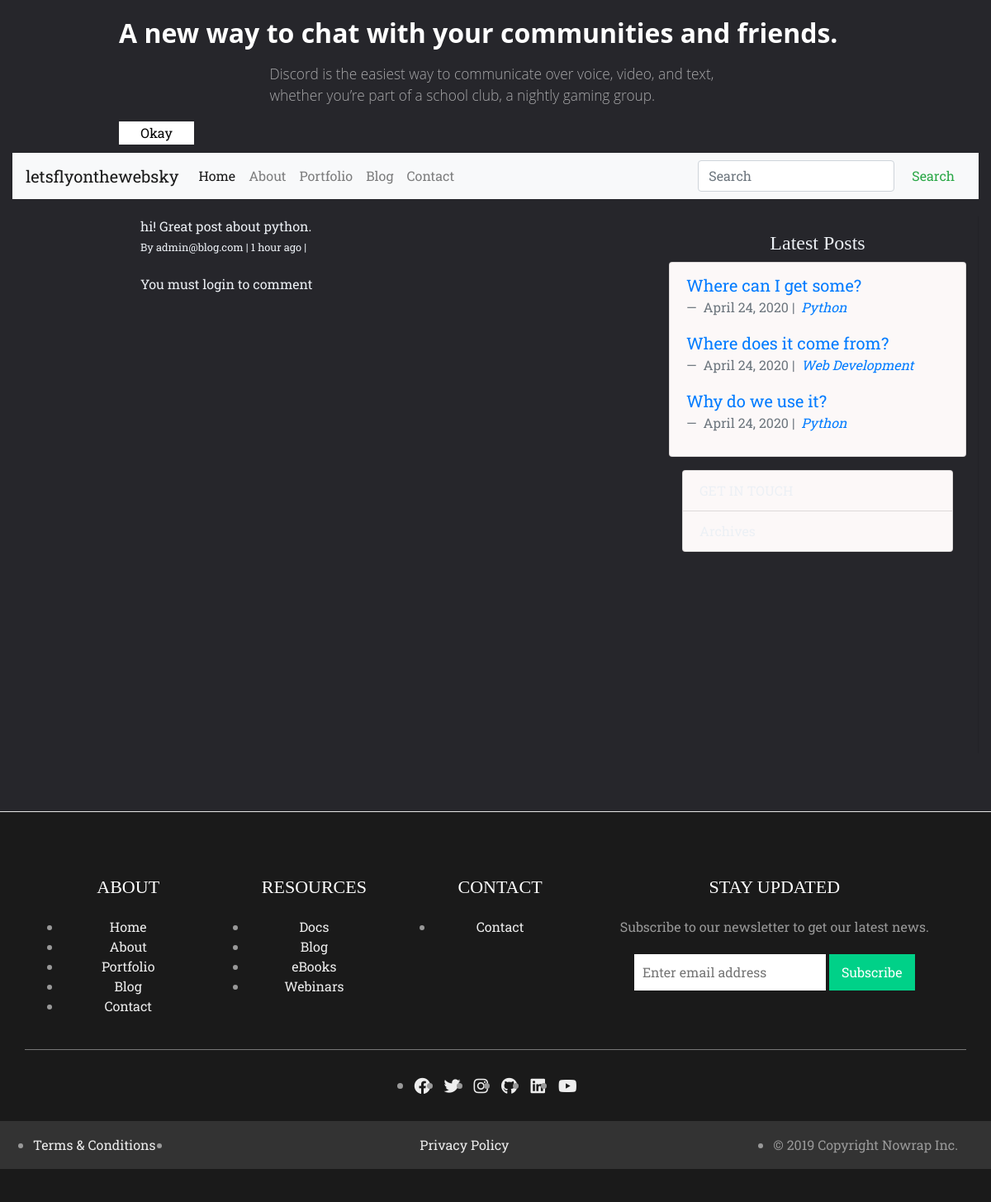
/blog/comments/1/, run on the app's committed database.
### blog/models.py (models this page shows, shortened)
class Comment(models.Model):
    user            = models.ForeignKey(settings.AUTH_USER_MODEL, on_delete=models.CASCADE)
    content_type    = models.ForeignKey(ContentType, on_delete=models.CASCADE)
    object_id       = models.PositiveIntegerField()
    content_object  = GenericForeignKey('content_type', 'object_id')
    parent          = models.ForeignKey('self', null=True, blank=True, on_delete=models.CASCADE)
    content         = models.TextField()
    timestamp       = models.DateTimeField(auto_now_add=True)
    objects = CommentManager()
    class Meta:
        ordering = ['-timestamp']
    def children(self): #replies
        return Comment.objects.filter(parent=self)

class Post(models.Model):
    main_image      = models.ImageField(upload_to='images/', blank=True)
    title           = models.CharField(max_length=255)
    slug            = models.SlugField(null=False, unique=True)
    body            = models.TextField()
    created_on      = models.DateTimeField(auto_now_add=True)
    status          = models.IntegerField(choices=STATUS, default=0)
    last_modified   = models.DateTimeField(auto_now=True)
    categories      = models.ManyToManyField('Category', related_name='posts')
    read_time       = models.IntegerField(default=0)
    number_of_views = models.IntegerField(default=0, null=True, blank=True)
    number_of_likes = models.IntegerField(default=0, null=True, blank=True)
    objects = models.Manager()
    class Meta:
        ordering = ['-created_on']

class Category(models.Model):
    name = models.CharField(max_length=20, db_index=True,unique=True)
    objects = models.Manager()

### accounts/models.py (models this page shows, shortened)
class CustomUser(AbstractBaseUser):
    email = models.EmailField(verbose_name='email address', max_length=60, unique=True)
    date_joined = models.DateTimeField(verbose_name='date joined', auto_now_add=True)
    last_login = models.DateTimeField(verbose_name='last login', auto_now=True)
    is_admin = models.BooleanField(default=False)
    is_active = models.BooleanField(default=True)
    objects = CustomUserManager()
    USERNAME_FIELD = 'email'
    REQUIRED_FIELDS = []
    def __str__(self):
        return self.email

### blog/views.py (the view, shortened to what this page needs)
# urls.py: path('comments/<int:pk>/', views.comment_thread, name='comment_thread'),
def comment_thread(request, pk):
    obj = get_object_or_404(Comment, pk=pk)
    form = CommentForm(request.POST or None)
    context = {
        'comment': obj,
        'form': form
    }
    return render(request, 'comment_thread.html', context)

### blog/forms.py
class CommentForm(forms.Form):
    parent_id = forms.IntegerField(widget=forms.HiddenInput, required=False)
    content = forms.CharField(label='', widget=forms.Textarea(
        attrs={
            "class": "form-control",
            "placeholder": "Leave a comment!",
            "rows": "5"
        })
    )

### blog/models.py (called while the page is built)
    def all(self):
        qs = super(CommentManager, self).filter(parent=None)
        return qs

### blog/templatetags/blog_tags.py (called while the page is built)
@register.inclusion_tag('_latest_posts.html')
def latest_posts():
    posts = Post.objects.filter(status=1)[:3]
    return {'posts': posts}

### blog/templates/comment_thread.html (shortened to what this page needs)
{% extends "base.html" %}
{% block page_content %}
<div class="col-md-8 offset-md-2">
        <p class="mb-0">{{ comment.content }}</p>
            <footer>
                <small> By {{ comment.user }} | {{comment.timestamp|timesince }} ago | </small>
            </footer>
            <div>
                {% if request.user.is_authenticated %}
                <form method="POST" action="."> {% csrf_token %}
                {{ form }}
                    <input type="hidden" name="parent_id" value="{{ comment.id }}">
                    <input type="submit" value="Reply" class="btn btn-primary">
                </form>
                {% else %}
                <p>You must login to comment </p>
                {% endif %}
            </div>
</div>
{% endblock %}

### blog/templates/_latest_posts.html
{% for entry in posts %}
<blockquote class="blockquote">
  <p class="mb-0"><a href="{% url 'blog_detail' entry.slug %}">{{ entry.title }}</a></p>
  <footer class="blockquote-footer">
    {{ entry.created_on.date }} |&nbsp;
    <cite title="Source Title">
      {% for category in entry.categories.all %}
      <a href="{% url 'blog_category' category.name %}">
        {{ category.name }}
      </a>
      {% endfor %}
    </cite>
  </footer>
</blockquote>
{% endfor %}

### static/css/main.css (style rules this page uses)
*, *:before, *:after { margin: 0; padding: 0; -moz-box-sizing: border-box; -webkit-box-sizing: border-box; -ms-box-sizing: border-box; box-sizing: border-box; transition: 0.4s ease all; }
html { height: 100%; font-size: 100%; }
body { display: block; background: #26262b; color: #ecf0f5 }
a { color: #007bff; text-decoration: none; background-color: transparent; -webkit-text-decoration-skip: objects; }
body, button, input { font-family: Roboto Slab; }
p { margin-bottom: 1em; }

### data on the page
Comment: content "hi! Great post about python.", user "admin@blog.com", timestamp "1 hour"
Post: title "Where can I get some?", created_on "April 24, 2020"
Category: name "Python"
Post: title "Where does it come from?", created_on "April 24, 2020"
Category: name "Web Development"
Post: title "Why do we use it?", created_on "April 24, 2020"
